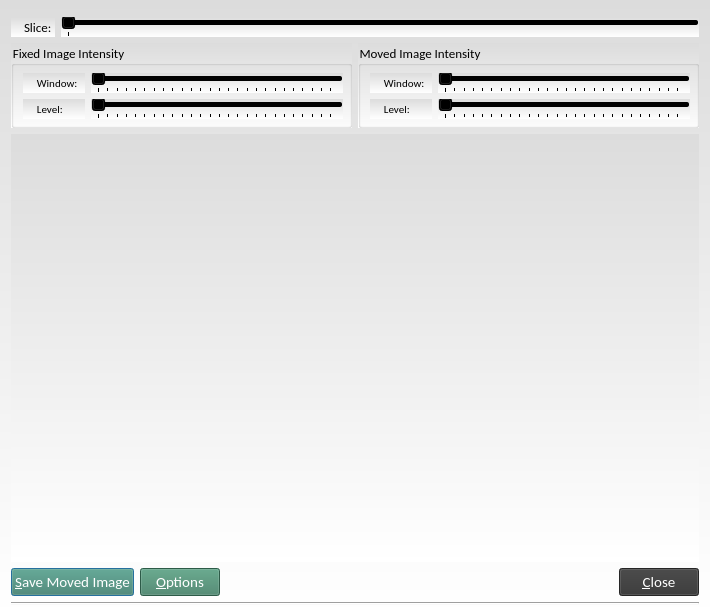
<?xml version="1.0" encoding="UTF-8"?>
<ui version="4.0">
 <class>ProstaFuseResults</class>
 <widget class="QDialog" name="ProstaFuseResults">
  <property name="geometry">
   <rect>
    <x>0</x>
    <y>0</y>
    <width>710</width>
    <height>616</height>
   </rect>
  </property>
  <property name="font">
   <font>
    <family>Calibri</family>
    <pointsize>10</pointsize>
   </font>
  </property>
  <property name="windowTitle">
   <string>Registration Results</string>
  </property>
  <property name="styleSheet">
   <string notr="true">background-color: qlineargradient(spread:pad, x1:0, y1:0, x2:0, y2:1, stop:0 rgba(220, 220, 220, 255), stop:1 rgba(255, 255, 255, 255));</string>
  </property>
  <layout class="QVBoxLayout" name="verticalLayout">
   <item>
    <layout class="QHBoxLayout" name="horizontalLayout">
     <item>
      <layout class="QVBoxLayout" name="verticalLayout_2">
       <item>
        <layout class="QHBoxLayout" name="horizontalLayout_3">
         <item>
          <widget class="Line" name="line">
           <property name="orientation">
            <enum>Qt::Vertical</enum>
           </property>
          </widget>
         </item>
        </layout>
       </item>
       <item>
        <layout class="QHBoxLayout" name="m_ButtonHorizontalLayout_6">
         <item>
          <widget class="QLabel" name="label">
           <property name="font">
            <font>
             <family>Calibri</family>
             <pointsize>10</pointsize>
            </font>
           </property>
           <property name="text">
            <string>Slice: </string>
           </property>
           <property name="indent">
            <number>13</number>
           </property>
          </widget>
         </item>
         <item>
          <widget class="QSlider" name="m_MovedImageSlider">
           <property name="font">
            <font>
             <family>Calibri</family>
             <pointsize>9</pointsize>
            </font>
           </property>
           <property name="maximum">
            <number>0</number>
           </property>
           <property name="orientation">
            <enum>Qt::Horizontal</enum>
           </property>
           <property name="tickPosition">
            <enum>QSlider::TicksBelow</enum>
           </property>
          </widget>
         </item>
        </layout>
       </item>
       <item>
        <layout class="QHBoxLayout" name="m_ButtonHorizontalLayout_8">
         <item>
          <widget class="QGroupBox" name="groupBox_2">
           <property name="font">
            <font>
             <family>Calibri</family>
             <pointsize>10</pointsize>
            </font>
           </property>
           <property name="title">
            <string>Fixed Image Intensity</string>
           </property>
           <layout class="QHBoxLayout" name="horizontalLayout_18">
            <property name="margin">
             <number>1</number>
            </property>
            <item>
             <layout class="QGridLayout" name="gridLayout">
              <property name="leftMargin">
               <number>8</number>
              </property>
              <property name="topMargin">
               <number>6</number>
              </property>
              <property name="rightMargin">
               <number>5</number>
              </property>
              <property name="bottomMargin">
               <number>5</number>
              </property>
              <item row="1" column="0">
               <widget class="QLabel" name="label_10">
                <property name="font">
                 <font>
                  <family>Calibri</family>
                  <pointsize>8</pointsize>
                 </font>
                </property>
                <property name="text">
                 <string>    Level:   </string>
                </property>
                <property name="indent">
                 <number>4</number>
                </property>
               </widget>
              </item>
              <item row="0" column="0">
               <widget class="QLabel" name="label_9">
                <property name="font">
                 <font>
                  <family>Calibri</family>
                  <pointsize>8</pointsize>
                 </font>
                </property>
                <property name="text">
                 <string>    Window:   </string>
                </property>
                <property name="indent">
                 <number>4</number>
                </property>
               </widget>
              </item>
              <item row="1" column="1">
               <widget class="QSlider" name="m_FixedLevelSlider">
                <property name="font">
                 <font>
                  <family>Calibri</family>
                  <pointsize>10</pointsize>
                 </font>
                </property>
                <property name="maximum">
                 <number>255</number>
                </property>
                <property name="orientation">
                 <enum>Qt::Horizontal</enum>
                </property>
                <property name="tickPosition">
                 <enum>QSlider::TicksBelow</enum>
                </property>
               </widget>
              </item>
              <item row="0" column="1">
               <widget class="QSlider" name="m_FixedWindowSlider">
                <property name="font">
                 <font>
                  <family>Calibri</family>
                  <pointsize>10</pointsize>
                 </font>
                </property>
                <property name="maximum">
                 <number>255</number>
                </property>
                <property name="orientation">
                 <enum>Qt::Horizontal</enum>
                </property>
                <property name="tickPosition">
                 <enum>QSlider::TicksBelow</enum>
                </property>
               </widget>
              </item>
             </layout>
            </item>
           </layout>
          </widget>
         </item>
         <item>
          <widget class="QGroupBox" name="groupBox_3">
           <property name="font">
            <font>
             <family>Calibri</family>
             <pointsize>10</pointsize>
            </font>
           </property>
           <property name="title">
            <string>Moved Image Intensity</string>
           </property>
           <layout class="QHBoxLayout" name="horizontalLayout_19">
            <property name="margin">
             <number>1</number>
            </property>
            <item>
             <layout class="QGridLayout" name="gridLayout_4">
              <property name="leftMargin">
               <number>8</number>
              </property>
              <property name="topMargin">
               <number>6</number>
              </property>
              <property name="rightMargin">
               <number>5</number>
              </property>
              <property name="bottomMargin">
               <number>5</number>
              </property>
              <item row="1" column="0">
               <widget class="QLabel" name="label_15">
                <property name="font">
                 <font>
                  <family>Calibri</family>
                  <pointsize>8</pointsize>
                 </font>
                </property>
                <property name="text">
                 <string>    Level:   </string>
                </property>
                <property name="indent">
                 <number>4</number>
                </property>
               </widget>
              </item>
              <item row="0" column="0">
               <widget class="QLabel" name="label_16">
                <property name="font">
                 <font>
                  <family>Calibri</family>
                  <pointsize>8</pointsize>
                 </font>
                </property>
                <property name="text">
                 <string>    Window:   </string>
                </property>
                <property name="indent">
                 <number>4</number>
                </property>
               </widget>
              </item>
              <item row="1" column="1">
               <widget class="QSlider" name="m_MovedLevelSlider">
                <property name="font">
                 <font>
                  <family>Calibri</family>
                  <pointsize>10</pointsize>
                 </font>
                </property>
                <property name="maximum">
                 <number>255</number>
                </property>
                <property name="orientation">
                 <enum>Qt::Horizontal</enum>
                </property>
                <property name="tickPosition">
                 <enum>QSlider::TicksBelow</enum>
                </property>
               </widget>
              </item>
              <item row="0" column="1">
               <widget class="QSlider" name="m_MovedWindowSlider">
                <property name="font">
                 <font>
                  <family>Calibri</family>
                  <pointsize>10</pointsize>
                 </font>
                </property>
                <property name="maximum">
                 <number>255</number>
                </property>
                <property name="orientation">
                 <enum>Qt::Horizontal</enum>
                </property>
                <property name="tickPosition">
                 <enum>QSlider::TicksBelow</enum>
                </property>
               </widget>
              </item>
             </layout>
            </item>
           </layout>
          </widget>
         </item>
        </layout>
       </item>
       <item>
        <widget class="QVTKWidget" name="m_ImageWidget" native="true">
         <property name="sizePolicy">
          <sizepolicy hsizetype="Preferred" vsizetype="Expanding">
           <horstretch>0</horstretch>
           <verstretch>0</verstretch>
          </sizepolicy>
         </property>
         <property name="font">
          <font>
           <family>Calibri</family>
           <pointsize>10</pointsize>
          </font>
         </property>
        </widget>
       </item>
       <item>
        <layout class="QHBoxLayout" name="m_ButtonHorizontalLayout">
         <item>
          <widget class="QPushButton" name="m_SaveMovedImage">
           <property name="enabled">
            <bool>true</bool>
           </property>
           <property name="font">
            <font>
             <family>Calibri</family>
             <pointsize>11</pointsize>
            </font>
           </property>
           <property name="styleSheet">
            <string notr="true">background-color: rgb(63, 127, 101);
color: rgb(255, 255, 255)</string>
           </property>
           <property name="text">
            <string>&amp;Save Moved Image</string>
           </property>
           <property name="flat">
            <bool>false</bool>
           </property>
          </widget>
         </item>
         <item>
          <widget class="QPushButton" name="m_OptionsButton">
           <property name="font">
            <font>
             <family>Calibri</family>
             <pointsize>11</pointsize>
            </font>
           </property>
           <property name="styleSheet">
            <string notr="true">background-color: rgb(63, 127, 101);
color: rgb(255, 255, 255)</string>
           </property>
           <property name="text">
            <string>&amp;Options</string>
           </property>
          </widget>
         </item>
         <item>
          <spacer name="horizontalSpacer">
           <property name="orientation">
            <enum>Qt::Horizontal</enum>
           </property>
           <property name="sizeHint" stdset="0">
            <size>
             <width>40</width>
             <height>20</height>
            </size>
           </property>
          </spacer>
         </item>
         <item>
          <widget class="QPushButton" name="m_CloseButton">
           <property name="font">
            <font>
             <family>Calibri</family>
             <pointsize>11</pointsize>
            </font>
           </property>
           <property name="styleSheet">
            <string notr="true">background-color: rgb(53, 53, 53);
color: rgb(255, 255, 255);</string>
           </property>
           <property name="text">
            <string>&amp;Close</string>
           </property>
          </widget>
         </item>
        </layout>
       </item>
      </layout>
     </item>
    </layout>
   </item>
   <item>
    <widget class="Line" name="line_2">
     <property name="orientation">
      <enum>Qt::Horizontal</enum>
     </property>
    </widget>
   </item>
  </layout>
 </widget>
 <customwidgets>
  <customwidget>
   <class>QVTKWidget</class>
   <extends>QWidget</extends>
   <header>QVTKWidget.h</header>
  </customwidget>
 </customwidgets>
 <resources/>
 <connections>
  <connection>
   <sender>m_CloseButton</sender>
   <signal>clicked()</signal>
   <receiver>ProstaFuseResults</receiver>
   <slot>accept()</slot>
   <hints>
    <hint type="sourcelabel">
     <x>697</x>
     <y>594</y>
    </hint>
    <hint type="destinationlabel">
     <x>656</x>
     <y>510</y>
    </hint>
   </hints>
  </connection>
  <connection>
   <sender>m_OptionsButton</sender>
   <signal>clicked()</signal>
   <receiver>ProstaFuseResults</receiver>
   <slot>SlotOptions()</slot>
   <hints>
    <hint type="sourcelabel">
     <x>219</x>
     <y>594</y>
    </hint>
    <hint type="destinationlabel">
     <x>281</x>
     <y>503</y>
    </hint>
   </hints>
  </connection>
  <connection>
   <sender>m_MovedImageSlider</sender>
   <signal>valueChanged(int)</signal>
   <receiver>ProstaFuseResults</receiver>
   <slot>SlotChangeImageSlice(int)</slot>
   <hints>
    <hint type="sourcelabel">
     <x>355</x>
     <y>32</y>
    </hint>
    <hint type="destinationlabel">
     <x>355</x>
     <y>307</y>
    </hint>
   </hints>
  </connection>
  <connection>
   <sender>m_SaveMovedImage</sender>
   <signal>clicked()</signal>
   <receiver>ProstaFuseResults</receiver>
   <slot>SlotSaveMovedImage()</slot>
   <hints>
    <hint type="sourcelabel">
     <x>87</x>
     <y>594</y>
    </hint>
    <hint type="destinationlabel">
     <x>354</x>
     <y>307</y>
    </hint>
   </hints>
  </connection>
  <connection>
   <sender>m_FixedLevelSlider</sender>
   <signal>valueChanged(int)</signal>
   <receiver>ProstaFuseResults</receiver>
   <slot>SlotChangeFixedLevel()</slot>
   <hints>
    <hint type="sourcelabel">
     <x>216</x>
     <y>124</y>
    </hint>
    <hint type="destinationlabel">
     <x>354</x>
     <y>307</y>
    </hint>
   </hints>
  </connection>
  <connection>
   <sender>m_FixedWindowSlider</sender>
   <signal>valueChanged(int)</signal>
   <receiver>ProstaFuseResults</receiver>
   <slot>SlotChangeFixedWindow()</slot>
   <hints>
    <hint type="sourcelabel">
     <x>216</x>
     <y>91</y>
    </hint>
    <hint type="destinationlabel">
     <x>354</x>
     <y>307</y>
    </hint>
   </hints>
  </connection>
  <connection>
   <sender>m_MovedLevelSlider</sender>
   <signal>valueChanged(int)</signal>
   <receiver>ProstaFuseResults</receiver>
   <slot>SlotChangeMovedLevel()</slot>
   <hints>
    <hint type="sourcelabel">
     <x>562</x>
     <y>124</y>
    </hint>
    <hint type="destinationlabel">
     <x>354</x>
     <y>307</y>
    </hint>
   </hints>
  </connection>
  <connection>
   <sender>m_MovedWindowSlider</sender>
   <signal>valueChanged(int)</signal>
   <receiver>ProstaFuseResults</receiver>
   <slot>SlotChangeMovedWindow()</slot>
   <hints>
    <hint type="sourcelabel">
     <x>562</x>
     <y>91</y>
    </hint>
    <hint type="destinationlabel">
     <x>354</x>
     <y>307</y>
    </hint>
   </hints>
  </connection>
 </connections>
 <slots>
  <slot>SlotOptions()</slot>
  <slot>SlotSaveMovedImage()</slot>
  <slot>SlotChangeImageSlice(int)</slot>
  <slot>SlotChangeMovedLevel()</slot>
  <slot>SlotChangeFixedLevel()</slot>
  <slot>SlotChangeMovedWindow()</slot>
  <slot>SlotChangeFixedWindow()</slot>
 </slots>
</ui>
